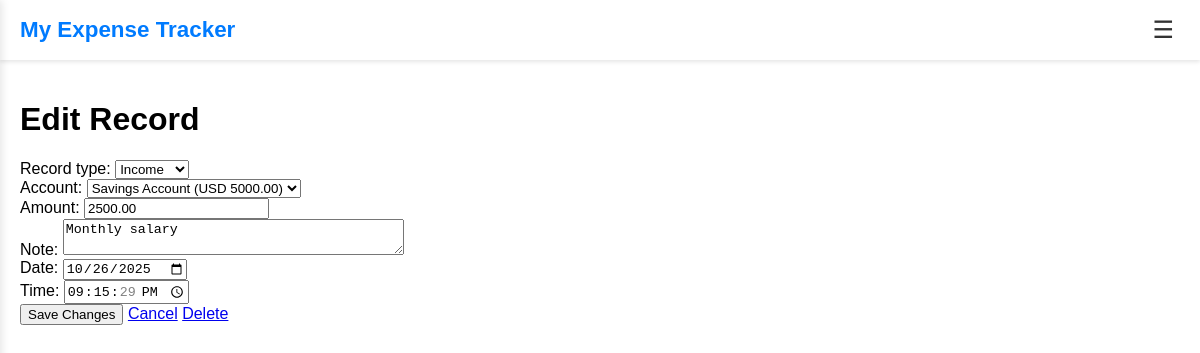
Screenshot of /records/5/edit/ (signed in) with the database file from the repository.
### private/models.py (models this page shows, shortened)
class Record(models.Model):
    user = models.ForeignKey(
        settings.AUTH_USER_MODEL, on_delete=models.CASCADE, default=1
    )
    record_type = models.CharField(max_length=10, choices=RECORD_TYPE_CHOICES)
    category = models.CharField(max_length=100, choices=CATEGORY_TYPE_CHOICES)
    account = models.ForeignKey(
        Account, on_delete=models.CASCADE, blank=True, null=True
    )
    from_account = models.ForeignKey(
        Account,
        on_delete=models.PROTECT,
        related_name="outgoing",
        null=True,
        blank=True,
    )
    to_account = models.ForeignKey(
        Account,
        on_delete=models.PROTECT,
        related_name="incoming",
        null=True,
        blank=True,
    )
    amount = models.DecimalField(max_digits=12, decimal_places=2)
    note = models.TextField(blank=True)
    date = models.DateField(default=timezone.now)
    time = models.TimeField(default=timezone.now)
    is_recurring = models.BooleanField(default=False)
    recurrence_period = models.CharField(max_length=20, blank=True)
    created_at = models.DateTimeField(auto_now_add=True)
    class Meta:
        indexes = [models.Index(fields=["user", "date"])]

### private/views.py (the view, shortened to what this page needs)
class RecordUpdateView(LoginRequiredMixin, UpdateView):
    form_class = RecordUpdateForm
    model = Record
    template_name = "private/Record_edit.html"
    success_url = reverse_lazy("records")
    def get_form(self, *args, **kwargs):
        form = super().get_form(*args, **kwargs)
        form.fields["note"].widget = forms.Textarea(
            attrs={"class": "form-control", "rows": 2, "placeholder": "Optional note"}
        )
        form.fields["date"].widget = forms.DateInput(
            attrs={"type": "date", "class": "form-control"}
        )
        form.fields["time"].widget = forms.TimeInput(
            attrs={"type": "time", "class": "form-control"}
        )
        form.fields["account"].queryset = Account.objects.filter(user=self.request.user)
        form.fields["from_account"].queryset = Account.objects.filter(
            user=self.request.user
        )
        form.fields["to_account"].queryset = Account.objects.filter(
            user=self.request.user
        )
        return form
    def get_queryset(self):
        return Record.objects.filter(user=self.request.user)

### private/forms.py
class RecordUpdateForm(forms.ModelForm):
    class Meta:
        model = Record
        fields = [
            "record_type",
            "account",
            "from_account",
            "to_account",
            "amount",
            "note",
            "date",
            "time",
        ]
    def __init__(self, *args, **kwargs):
        super().__init__(*args, **kwargs)
        for field in ["account", "from_account", "to_account"]:
            self.fields[field].required = False
            self.fields[field].empty_label = None

### private/models.py (called while the page is built)
    def __str__(self):
        return f"{self.name} ({self.currency} {self.balance})"

### private/templates/private/Record_edit.html (shortened to what this page needs)
{% extends "private/base_toggle.html" %}
{% load static %}
{% block content %}
<div class="container mt-4">
    <div class="card p-4">
        <h1 class="card-title mb-4">Edit Record</h1>
        <form method="post">
            {% for field in form %}
                <div class="mb-3">
                    {{ field.label_tag }}
                    {{ field }}
                </div>
            {% endfor %}
            <div class="d-flex gap-2 mt-3">
                <button type="submit" class="btn btn-primary">Save Changes</button>
                <a href="{% url 'records' %}" class="btn btn-secondary">Cancel</a>
                <a href="{% url 'record-delete' object.id %}" class="btn btn-danger">Delete</a>
            </div>
        </form>
    </div>
</div>
{% endblock %}

### private/static/css/base_toggle.css (style rules this page uses)
:root { --primary-color: #007bff; --text-color: #333; --logout-color: #e63946; --logout-hover-bg: #ffeaea; --sidebar-width: 300px; --shadow: 0 2px 4px rgba(0, 0, 0, 0.1); --background-color: #ffffff; --hover-bg: #f0f4ff; --dropdown-bg: #ffffff; }
body { margin: 0; font-family: Arial, sans-serif; background-color: var(--background-color); }

### rows the page displays
Record: form "Income" "Savings Account (USD 5000.00)" "2500.00" "Monthly salary" "10/26/2025" "21:15:29"

### other values shown
{{ field.label_tag }} "Record type:" "Account:" "Amount:" "Note:" "Date:" "Time:"
